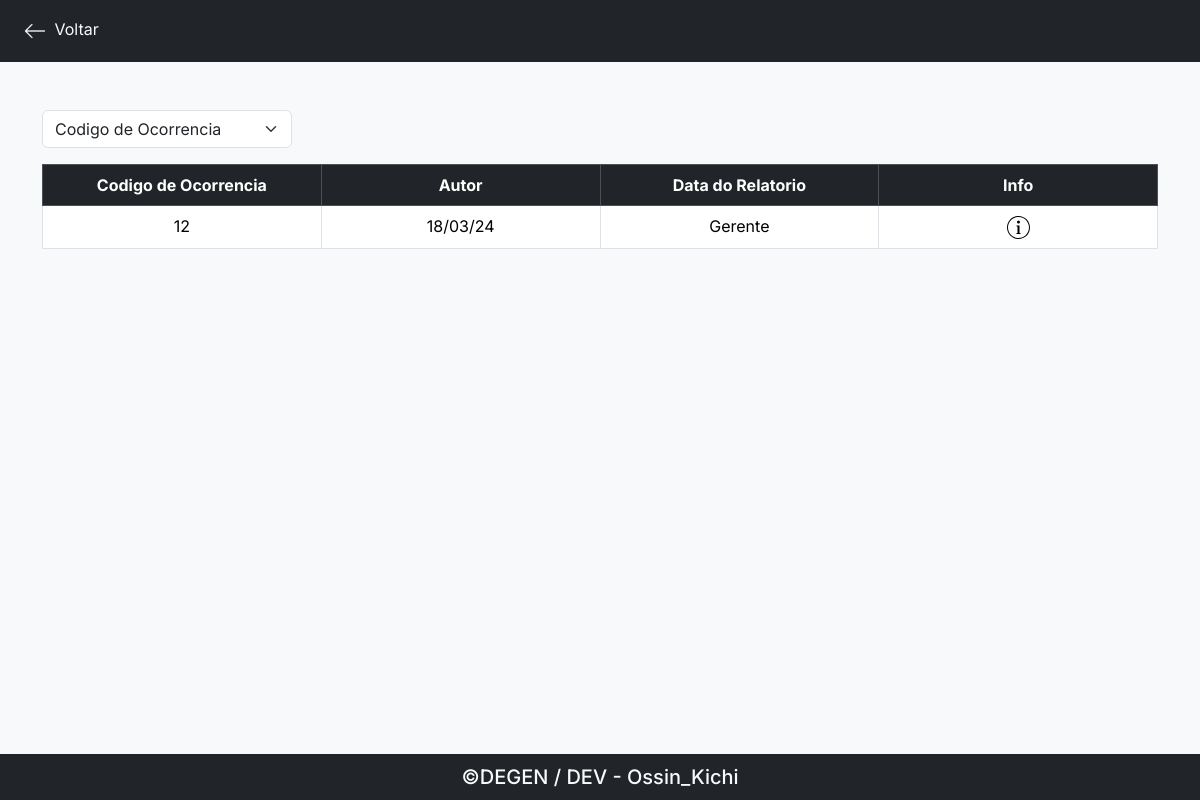
Screenshot of /relatorio (signed in) with the database file from the repository.
### tables this page shows
CREATE TABLE `reports` (
  `id` int(10) NOT NULL,
  `code` int(1) NOT NULL,
  `reportDate` varchar(20) NOT NULL,
  `authorOfTheReport` varchar(350) NOT NULL,
  `report` text NOT NULL
);

### Core/Controller.php (called while the page is built, shortened)
<?php
class Controller{
    public function carregarTemplate($nomeView, $dadosModel = [],$title,$dados2){
        $this->dados = $dadosModel;
        require 'View/template.php';
    }
    public function carregarViewNoTemplate($nomeView, $dadosModel = []){
        require 'View/'.$nomeView.'.php';
    }
}

### Controller/relatorioController.php (called while the page is built, shortened)
<?php
class relatorioController extends Controller{
    private $relatorios;
    public function __construct() {
        $this->relatorios = new Reports;
    }
    public function  index(){
        $dados = $this->getRelatorios();
        $this->carregarTemplate('listOfReports',$dados,'Relatorios',[]);
    }
    public function getRelatorios(){
        $dados = $this->relatorios::getReports();
        return $dados;
    }
}

### index.php (called while the page is built, shortened)
<?php
$c = new Core();

### View/listOfReports.php (the view, shortened to what this page needs)
<nav class="navbar bg-dark navbar-expand-lg">
    <div class="container-fluid">
        <ul class="navbar-nav">
            <li class="nav-item ">
                <a href="estoque" class="nav-link text-light">
                    <img src="assets/svg/arrowLeft.svg" alt="">
                    Voltar
                </a>
            </li>
        </ul>
    </div>
</nav>
<section class="mt-5">
    <div class="container">
        <div class="mb-3" style="width: 250px;">
            <select class="form-select" aria-label="Default select example">
                <option selected disabled>Codigo de Ocorrencia</option>
            </select>
        </div>
        <table class="table table-bordered">
            <thead class="table-dark text-center">
                <tr>
                    <th class="w-25" scope="col">Codigo de Ocorrencia</th>
                    <th class="w-25" scope="col">Autor</th>
                    <th class="w-25" scope="col">Data do Relatorio</th>
                    <th class="w-25" scope="col">Info</th>
                </tr>
            </thead>
            <tbody class="text-center">
                <?php
                    for($i = 0; $i < count($this->dados); $i++){
                        ?>
                        <tr>
                            <?php
                            foreach($this->dados[$i] as $key=>$value){
                                if($key != 'id' && $key != 'report'){
                                ?>
                                    <td><?= $value ?></td>
                                <?php
                                }
                            }
                            ?>
                            <td>
                                <a href="#">
                                    <img src="\assets/svg/info.svg" alt="">
                                </a>
                            </td>
                        </tr>
                        <?php
                    }
                ?>
            </tbody>
        </table>
    </div>
</section>

### css/style.css (style rules this page uses)
* { margin: 0; padding: 0; box-sizing: border-box; font-family: 'Inter', sans-serif; }
body { width: 100vw; height: 100vh; background: #F8F9FA; display: flex; flex-direction: column; }
section { flex: 1; }

### rows the page displays
reports: code "12", reportDate "18/03/24", authorOfTheReport "Gerente"
